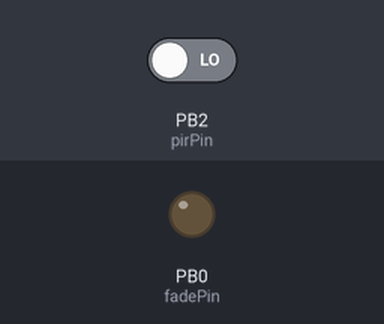
Recording of a sketch running on a simulated ATtiny85, built with avr-gcc and run on an emulated ATtiny85. Shown: output pins drawn as LEDs (lit = HIGH). The test bench sets the inputs (shaded band); at power-on: PB2 (pirPin) LOW.

Above: at 1.2 s.
1.3 s: PB2 (pirPin) driven HIGH
At 1.78 s:
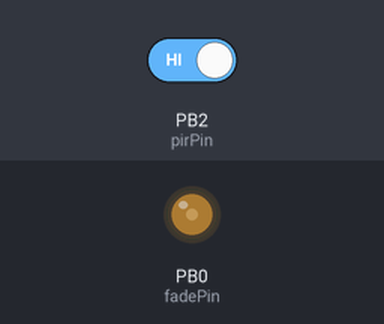
At 3.5 s:
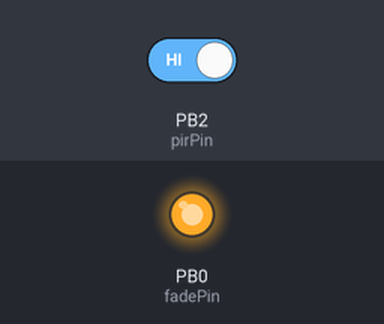
Timing chart, 0 to 5.0 s (numbered marks = the images above; inputs shaded):
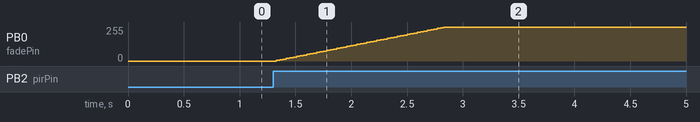

Measured:
- after the input at 1.3 s, PB0 (fadePin): moves from 0/255 to 255/255 over 1.5 s, starting at once

The sketch:

PIR_Fader.ino
```cpp
/*
 * PIR Triggered LED Fader
 */

#define fadePin 0 //PWM Pin on ATtiny85
#define pirPin 2 //Input Pin on ATtiny85

int pirState = LOW;
int stateCheck = LOW;

void setup()
{
  pinMode(fadePin, OUTPUT);
  pinMode(pirPin, INPUT);
  analogWrite(fadePin, 0); //start off

  //Serial.begin(9600);
}

void fadeUp()
{
  for(int val = 0; val <= 255; val+=5)
  {
    analogWrite(fadePin, val);
    delay(30);
  }
}

void fadeDown()
{
  for(int val = 255; val >= 0; val -=5)
  {
    analogWrite(fadePin, val);
    delay(30);
  }
}

void loop()
{
  stateCheck = digitalRead(pirPin);
  if(stateCheck == HIGH)
  {
    if(pirState == LOW)
    {
      fadeUp();
      pirState = HIGH;
      //delay(5000); //minimum on time
      //Serial.println("Motion");
    }
  }
  else
  {
    //fadeout here
    if(pirState == HIGH)
    {
      fadeDown();
      pirState = LOW;
      //Serial.println("Motion ended");
    }
  }
}
```
